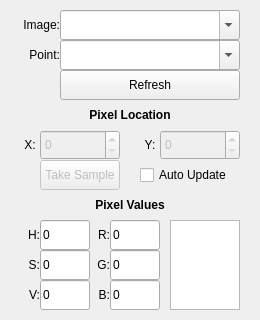
<?xml version="1.0" encoding="UTF-8"?>
<ui version="4.0">
 <class>Eyedrop</class>
 <widget class="QWidget" name="Eyedrop">
  <property name="geometry">
   <rect>
    <x>0</x>
    <y>0</y>
    <width>260</width>
    <height>320</height>
   </rect>
  </property>
  <property name="sizePolicy">
   <sizepolicy hsizetype="Preferred" vsizetype="Preferred">
    <horstretch>0</horstretch>
    <verstretch>0</verstretch>
   </sizepolicy>
  </property>
  <property name="minimumSize">
   <size>
    <width>260</width>
    <height>320</height>
   </size>
  </property>
  <property name="windowTitle">
   <string>Eyedropper</string>
  </property>
  <widget class="ExtendedComboBox" name="combo_box_topic_image">
   <property name="geometry">
    <rect>
     <x>60</x>
     <y>10</y>
     <width>180</width>
     <height>30</height>
    </rect>
   </property>
   <property name="sizePolicy">
    <sizepolicy hsizetype="Expanding" vsizetype="Fixed">
     <horstretch>1</horstretch>
     <verstretch>0</verstretch>
    </sizepolicy>
   </property>
   <property name="minimumSize">
    <size>
     <width>100</width>
     <height>0</height>
    </size>
   </property>
   <property name="toolTip">
    <string>Topic name to publish on</string>
   </property>
   <property name="editable">
    <bool>true</bool>
   </property>
   <property name="sizeAdjustPolicy">
    <enum>QComboBox::AdjustToMinimumContentsLength</enum>
   </property>
  </widget>
  <widget class="QDoubleSpinBox" name="spinbox_pixel_location_y">
   <property name="enabled">
    <bool>false</bool>
   </property>
   <property name="geometry">
    <rect>
     <x>160</x>
     <y>130</y>
     <width>80</width>
     <height>30</height>
    </rect>
   </property>
   <property name="decimals">
    <number>0</number>
   </property>
   <property name="maximum">
    <double>1000.000000000000000</double>
   </property>
  </widget>
  <widget class="QDoubleSpinBox" name="spinbox_pixel_location_x">
   <property name="enabled">
    <bool>false</bool>
   </property>
   <property name="geometry">
    <rect>
     <x>40</x>
     <y>130</y>
     <width>80</width>
     <height>30</height>
    </rect>
   </property>
   <property name="decimals">
    <number>0</number>
   </property>
   <property name="maximum">
    <double>1000.000000000000000</double>
   </property>
  </widget>
  <widget class="QLabel" name="label_pixel_location_x">
   <property name="geometry">
    <rect>
     <x>20</x>
     <y>130</y>
     <width>20</width>
     <height>30</height>
    </rect>
   </property>
   <property name="text">
    <string>X:</string>
   </property>
   <property name="alignment">
    <set>Qt::AlignCenter</set>
   </property>
  </widget>
  <widget class="QLabel" name="label_pixel_location_y">
   <property name="geometry">
    <rect>
     <x>140</x>
     <y>130</y>
     <width>20</width>
     <height>30</height>
    </rect>
   </property>
   <property name="text">
    <string>Y:</string>
   </property>
   <property name="alignment">
    <set>Qt::AlignCenter</set>
   </property>
  </widget>
  <widget class="QLabel" name="label_pixel_location">
   <property name="geometry">
    <rect>
     <x>70</x>
     <y>100</y>
     <width>120</width>
     <height>30</height>
    </rect>
   </property>
   <property name="font">
    <font>
     <weight>75</weight>
     <bold>true</bold>
    </font>
   </property>
   <property name="text">
    <string>Pixel Location</string>
   </property>
   <property name="alignment">
    <set>Qt::AlignCenter</set>
   </property>
  </widget>
  <widget class="QLabel" name="label_pixel_values">
   <property name="geometry">
    <rect>
     <x>70</x>
     <y>190</y>
     <width>120</width>
     <height>30</height>
    </rect>
   </property>
   <property name="font">
    <font>
     <weight>75</weight>
     <bold>true</bold>
    </font>
   </property>
   <property name="text">
    <string>Pixel Values</string>
   </property>
   <property name="alignment">
    <set>Qt::AlignCenter</set>
   </property>
  </widget>
  <widget class="QPushButton" name="button_refresh_topics">
   <property name="geometry">
    <rect>
     <x>60</x>
     <y>70</y>
     <width>180</width>
     <height>30</height>
    </rect>
   </property>
   <property name="text">
    <string>Refresh</string>
   </property>
  </widget>
  <widget class="QCheckBox" name="check_box_auto_update">
   <property name="geometry">
    <rect>
     <x>140</x>
     <y>160</y>
     <width>100</width>
     <height>30</height>
    </rect>
   </property>
   <property name="text">
    <string>Auto Update</string>
   </property>
  </widget>
  <widget class="ExtendedComboBox" name="combo_box_topic_point">
   <property name="geometry">
    <rect>
     <x>60</x>
     <y>40</y>
     <width>180</width>
     <height>30</height>
    </rect>
   </property>
   <property name="sizePolicy">
    <sizepolicy hsizetype="Expanding" vsizetype="Fixed">
     <horstretch>1</horstretch>
     <verstretch>0</verstretch>
    </sizepolicy>
   </property>
   <property name="minimumSize">
    <size>
     <width>100</width>
     <height>0</height>
    </size>
   </property>
   <property name="toolTip">
    <string>Topic name to publish on</string>
   </property>
   <property name="editable">
    <bool>true</bool>
   </property>
   <property name="sizeAdjustPolicy">
    <enum>QComboBox::AdjustToMinimumContentsLength</enum>
   </property>
  </widget>
  <widget class="QLabel" name="label_topic_image">
   <property name="geometry">
    <rect>
     <x>20</x>
     <y>10</y>
     <width>40</width>
     <height>30</height>
    </rect>
   </property>
   <property name="text">
    <string>Image:</string>
   </property>
   <property name="alignment">
    <set>Qt::AlignRight|Qt::AlignTrailing|Qt::AlignVCenter</set>
   </property>
  </widget>
  <widget class="QLabel" name="label_topic_point">
   <property name="geometry">
    <rect>
     <x>20</x>
     <y>40</y>
     <width>40</width>
     <height>30</height>
    </rect>
   </property>
   <property name="text">
    <string>Point:</string>
   </property>
   <property name="alignment">
    <set>Qt::AlignRight|Qt::AlignTrailing|Qt::AlignVCenter</set>
   </property>
  </widget>
  <widget class="QLabel" name="label_pixel_h">
   <property name="geometry">
    <rect>
     <x>20</x>
     <y>220</y>
     <width>20</width>
     <height>30</height>
    </rect>
   </property>
   <property name="text">
    <string>H:</string>
   </property>
   <property name="alignment">
    <set>Qt::AlignRight|Qt::AlignTrailing|Qt::AlignVCenter</set>
   </property>
  </widget>
  <widget class="QLabel" name="label_pixel_s">
   <property name="geometry">
    <rect>
     <x>20</x>
     <y>250</y>
     <width>20</width>
     <height>30</height>
    </rect>
   </property>
   <property name="text">
    <string>S:</string>
   </property>
   <property name="alignment">
    <set>Qt::AlignRight|Qt::AlignTrailing|Qt::AlignVCenter</set>
   </property>
  </widget>
  <widget class="QLabel" name="label_pixel_v">
   <property name="geometry">
    <rect>
     <x>20</x>
     <y>280</y>
     <width>20</width>
     <height>30</height>
    </rect>
   </property>
   <property name="text">
    <string>V:</string>
   </property>
   <property name="alignment">
    <set>Qt::AlignRight|Qt::AlignTrailing|Qt::AlignVCenter</set>
   </property>
  </widget>
  <widget class="QLabel" name="label_pixel_b">
   <property name="geometry">
    <rect>
     <x>90</x>
     <y>280</y>
     <width>20</width>
     <height>30</height>
    </rect>
   </property>
   <property name="text">
    <string>B:</string>
   </property>
   <property name="alignment">
    <set>Qt::AlignRight|Qt::AlignTrailing|Qt::AlignVCenter</set>
   </property>
  </widget>
  <widget class="QLabel" name="label_pixel_r">
   <property name="geometry">
    <rect>
     <x>90</x>
     <y>220</y>
     <width>20</width>
     <height>30</height>
    </rect>
   </property>
   <property name="text">
    <string>R:</string>
   </property>
   <property name="alignment">
    <set>Qt::AlignRight|Qt::AlignTrailing|Qt::AlignVCenter</set>
   </property>
  </widget>
  <widget class="QLabel" name="label_pixel_g">
   <property name="geometry">
    <rect>
     <x>90</x>
     <y>250</y>
     <width>20</width>
     <height>30</height>
    </rect>
   </property>
   <property name="text">
    <string>G:</string>
   </property>
   <property name="alignment">
    <set>Qt::AlignRight|Qt::AlignTrailing|Qt::AlignVCenter</set>
   </property>
  </widget>
  <widget class="QLineEdit" name="line_edit_pixel_h">
   <property name="geometry">
    <rect>
     <x>40</x>
     <y>220</y>
     <width>50</width>
     <height>30</height>
    </rect>
   </property>
   <property name="text">
    <string>0</string>
   </property>
  </widget>
  <widget class="QPushButton" name="button_take_sample">
   <property name="enabled">
    <bool>false</bool>
   </property>
   <property name="geometry">
    <rect>
     <x>40</x>
     <y>160</y>
     <width>80</width>
     <height>30</height>
    </rect>
   </property>
   <property name="text">
    <string>Take Sample</string>
   </property>
  </widget>
  <widget class="QLineEdit" name="line_edit_pixel_v">
   <property name="geometry">
    <rect>
     <x>40</x>
     <y>280</y>
     <width>50</width>
     <height>30</height>
    </rect>
   </property>
   <property name="text">
    <string>0</string>
   </property>
  </widget>
  <widget class="QLineEdit" name="line_edit_pixel_s">
   <property name="geometry">
    <rect>
     <x>40</x>
     <y>250</y>
     <width>50</width>
     <height>30</height>
    </rect>
   </property>
   <property name="text">
    <string>0</string>
   </property>
  </widget>
  <widget class="QLineEdit" name="line_edit_pixel_r">
   <property name="geometry">
    <rect>
     <x>110</x>
     <y>220</y>
     <width>50</width>
     <height>30</height>
    </rect>
   </property>
   <property name="text">
    <string>0</string>
   </property>
  </widget>
  <widget class="QLineEdit" name="line_edit_pixel_g">
   <property name="geometry">
    <rect>
     <x>110</x>
     <y>250</y>
     <width>50</width>
     <height>30</height>
    </rect>
   </property>
   <property name="text">
    <string>0</string>
   </property>
  </widget>
  <widget class="QLineEdit" name="line_edit_pixel_b">
   <property name="geometry">
    <rect>
     <x>110</x>
     <y>280</y>
     <width>50</width>
     <height>30</height>
    </rect>
   </property>
   <property name="text">
    <string>0</string>
   </property>
  </widget>
  <widget class="QGraphicsView" name="graphics_view_colour_pane">
   <property name="enabled">
    <bool>true</bool>
   </property>
   <property name="geometry">
    <rect>
     <x>170</x>
     <y>220</y>
     <width>70</width>
     <height>90</height>
    </rect>
   </property>
   <property name="sizePolicy">
    <sizepolicy hsizetype="Fixed" vsizetype="Fixed">
     <horstretch>0</horstretch>
     <verstretch>0</verstretch>
    </sizepolicy>
   </property>
   <property name="frameShadow">
    <enum>QFrame::Plain</enum>
   </property>
   <property name="backgroundBrush">
    <brush brushstyle="SolidPattern">
     <color alpha="255">
      <red>0</red>
      <green>0</green>
      <blue>0</blue>
     </color>
    </brush>
   </property>
   <property name="interactive">
    <bool>false</bool>
   </property>
  </widget>
 </widget>
 <customwidgets>
  <customwidget>
   <class>ExtendedComboBox</class>
   <extends>QComboBox</extends>
   <header>rqt_py_common.extended_combo_box</header>
  </customwidget>
 </customwidgets>
 <resources/>
 <connections/>
</ui>
